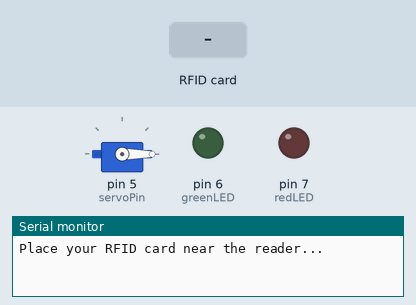
Bench run of a sketch on a simulated Arduino Uno, built with avr-gcc and run on an emulated ATmega328P. Shown: servo, output pins drawn as LEDs (lit = HIGH), the last lines printed to the serial monitor. Inputs (shaded band) come from the test bench. Pins used as bus, display or sensor lines are not drawn.

Above: at 1.2 s.
1.3 s: RFID card 93 90 79 2D held to the reader
At 1.6 s:
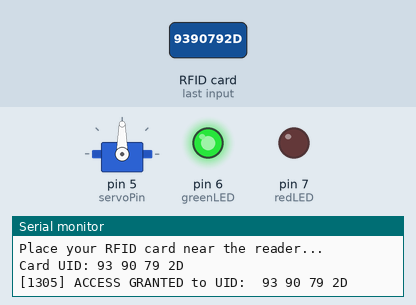
2.8 s: RFID card 5E 7A 19 C4 held to the reader
At 5.1 s:
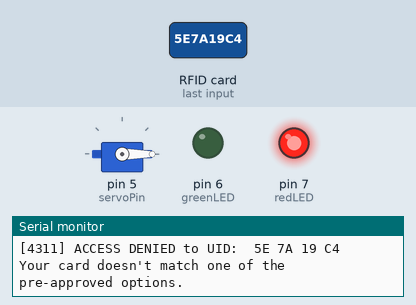
5.8 s: RFID card 7E F1 FB 02 held to the reader
At 6.8 s:
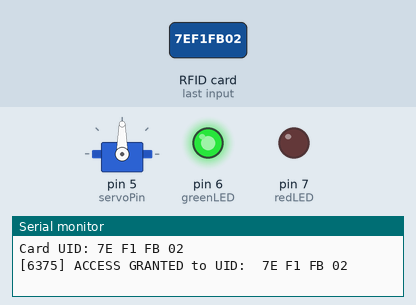
Timing chart, 0 to 10.9 s (numbered marks = the images above; inputs shaded):
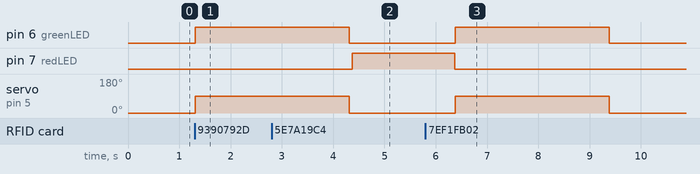

The sketch:

RFID_Door_Lock.ino
```cpp
/*
  RFID Access Control with Arduino Nano/Uno
  - Reads UID from RC522 RFID card/tag
  - Compares against list of authorized UIDs
  - If match: green LED + servo unlock + log "approved"
  - If not: red LED + log "denied"
  - Logs UID + status + timestamp (via Serial Monitor for now)

  Hardware:
    RC522 connections:
      SDA  -> D10 (Green)
      SCK  -> D13 (yellow)
      MOSI -> D11 (Blue)
      MISO -> D12 (purple)
      RST  -> D9 (Brown)
      VCC  -> 3.3V (RED)
      GND  -> GND (BLACK)

    Green LED -> D6 (with 220Ω resistor to GND) //Just 6 if UNO
    Red LED   -> D7 (with 220Ω resistor to GND) //Just 7 if UNO
    Servo     -> D5
*/

#include <SPI.h>
#include <MFRC522.h>
#include <Servo.h>

#define SS_PIN 10
#define RST_PIN 9
MFRC522 mfrc522(SS_PIN, RST_PIN);

Servo doorServo;

const int greenLED = 6;
const int redLED   = 7;
const int servoPin = 5;

// Example: store 2 authorized UIDs (4-byte tags here)
byte authorized[][4] = {
  {0x93, 0x90, 0x79, 0x2D},   // Keychain UID
  {0x7E, 0xF1, 0xFB, 0x02}    // Card UID
};
int authorizedCount = 2;

void setup() {
  Serial.begin(9600);
  SPI.begin(); //Initialized Serial Peripheral Interface Hardware for SCK, MOSI MISO
  mfrc522.PCD_Init();
  Serial.println("Place your RFID card near the reader...");

  pinMode(greenLED, OUTPUT);
  pinMode(redLED, OUTPUT);
  doorServo.attach(servoPin);
  doorServo.write(0); // locked position
}

void loop() {
  // Look for new card
  if (!mfrc522.PICC_IsNewCardPresent()) return;
  if (!mfrc522.PICC_ReadCardSerial()) return;

  // Print UID
  Serial.print("Card UID:");
  for (byte i = 0; i < mfrc522.uid.size; i++) {
    Serial.print(mfrc522.uid.uidByte[i] < 0x10 ? " 0" : " ");
    Serial.print(mfrc522.uid.uidByte[i], HEX);
  }
  Serial.println();

  // Check authorization
  if (isAuthorized(mfrc522.uid.uidByte, mfrc522.uid.size)) {
    grantAccess(mfrc522.uid.uidByte, mfrc522.uid.size);
  } else {
    denyAccess(mfrc522.uid.uidByte, mfrc522.uid.size);
  }

  // Halt PICC
  mfrc522.PICC_HaltA();
  mfrc522.PCD_StopCrypto1();
}

bool isAuthorized(byte *uid, byte uidSize) {
  for (int i = 0; i < authorizedCount; i++) {
    bool match = true;
    for (byte j = 0; j < uidSize; j++) {
      if (authorized[i][j] != uid[j]) {
        match = false;
        break;
      }
    }
    if (match) return true;
  }
  return false;
}

void grantAccess(byte *uid, byte uidSize) {
  Serial.print("[");
  Serial.print(millis()); // placeholder for timestamp
  Serial.print("] ACCESS GRANTED to UID: ");
  printUID(uid, uidSize);

  digitalWrite(greenLED, HIGH);
  doorServo.write(90); // unlock
  delay(3000);
  doorServo.write(0);  // lock again
  digitalWrite(greenLED, LOW);
}

void denyAccess(byte *uid, byte uidSize) {
  Serial.print("[");
  Serial.print(millis()); // placeholder for timestamp
  Serial.print("] ACCESS DENIED to UID: ");
  printUID(uid, uidSize);

  Serial.println("Your card doesn't match one of the pre-approved options.");

  digitalWrite(redLED, HIGH);
  delay(2000);
  digitalWrite(redLED, LOW);
}

void printUID(byte *uid, byte uidSize) {
  for (byte i = 0; i < uidSize; i++) {
    Serial.print(uid[i] < 0x10 ? " 0" : " ");
    Serial.print(uid[i], HEX);
  }
  Serial.println();
}


// Read UID from card
// If matches, from array of options:
// access granted (func to turn on green light; move servo; store UID as approved w/ date & time)
// if doesn't match:
// access denied (print: "Your card doesn't match one of the pre-approved options; turn on red light"; store UID as denied w/ date & time)
```

Measured:
- after the input at 1.3 s, pin 6 (greenLED): LOW → HIGH at once; servo on pin 5 (servoPin): 0° → 90° at once
- after the input at 2.8 s, pin 7 (redLED): LOW → HIGH after 1.6 s
- after the input at 5.8 s, pin 6 (greenLED): LOW → HIGH after 0.58 s, → LOW 3.0 s later; servo on pin 5 (servoPin): 0° → 90° after 0.58 s, → 0° 3.0 s later
